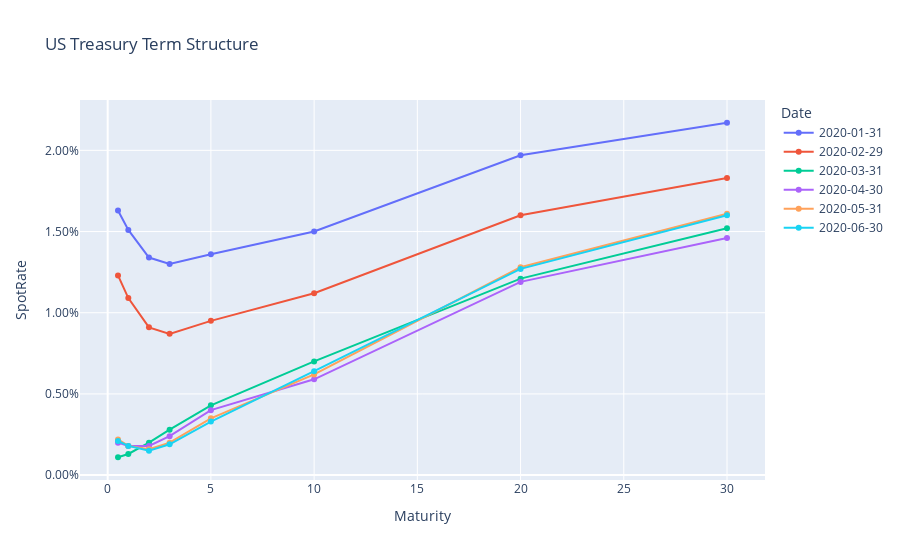

Source (notebook cell):
### Code cell
TSDates = ['20200131','20200229','20200331','20200430','20200531','20200630']
plotDF = TSdf.loc[TSdf["Date"].isin(TSDates),:].reset_index(drop=True)
plotDF["Date"] = plotDF["Date"].dt.date.astype(str)

px.line(plotDF,x="Maturity",y="SpotRate",color="Date",title="US Treasury Term Structure")\
.update_layout(yaxis=dict(tickformat=".2%")).update_traces(mode='lines+markers')

### Figure 1 — Plotly figure (JSON) as saved in the notebook; plotly's stock layout.template omitted (floating-point values rounded to 4 significant figures)
{"data": [{"hovertemplate": "Date=2020-01-31<br>Maturity=%{x}<br>SpotRate=%{y}<extra></extra>", "legendgroup": "2020-01-31", "line": {"color": "#636efa", "dash": "solid"}, "mode": "lines+markers", "name": "2020-01-31", "orientation": "v", "showlegend": true, "type": "scatter", "x": [0.5, 1, 2, 3, 5, 10, 20, 30], "xaxis": "x", "y": [0.0163, 0.0151, 0.0134, 0.013, 0.0136, 0.015, 0.0197, 0.0217], "yaxis": "y"}, {"hovertemplate": "Date=2020-02-29<br>Maturity=%{x}<br>SpotRate=%{y}<extra></extra>", "legendgroup": "2020-02-29", "line": {"color": "#EF553B", "dash": "solid"}, "mode": "lines+markers", "name": "2020-02-29", "orientation": "v", "showlegend": true, "type": "scatter", "x": [0.5, 1, 2, 3, 5, 10, 20, 30], "xaxis": "x", "y": [0.0123, 0.0109, 0.0091, 0.0087, 0.0095, 0.0112, 0.016, 0.0183], "yaxis": "y"}, {"hovertemplate": "Date=2020-03-31<br>Maturity=%{x}<br>SpotRate=%{y}<extra></extra>", "legendgroup": "2020-03-31", "line": {"color": "#00cc96", "dash": "solid"}, "mode": "lines+markers", "name": "2020-03-31", "orientation": "v", "showlegend": true, "type": "scatter", "x": [0.5, 1, 2, 3, 5, 10, 20, 30], "xaxis": "x", "y": [0.0011, 0.0013, 0.002, 0.0028, 0.0043, 0.007, 0.0121, 0.0152], "yaxis": "y"}, {"hovertemplate": "Date=2020-04-30<br>Maturity=%{x}<br>SpotRate=%{y}<extra></extra>", "legendgroup": "2020-04-30", "line": {"color": "#ab63fa", "dash": "solid"}, "mode": "lines+markers", "name": "2020-04-30", "orientation": "v", "showlegend": true, "type": "scatter", "x": [0.5, 1, 2, 3, 5, 10, 20, 30], "xaxis": "x", "y": [0.002, 0.0018, 0.0018, 0.0024, 0.004, 0.0059, 0.0119, 0.0146], "yaxis": "y"}, {"hovertemplate": "Date=2020-05-31<br>Maturity=%{x}<br>SpotRate=%{y}<extra></extra>", "legendgroup": "2020-05-31", "line": {"color": "#FFA15A", "dash": "solid"}, "mode": "lines+markers", "name": "2020-05-31", "orientation": "v", "showlegend": true, "type": "scatter", "x": [0.5, 1, 2, 3, 5, 10, 20, 30], "xaxis": "x", "y": [0.0022, 0.0018, 0.0016, 0.002, 0.0035, 0.0062, 0.0128, 0.0161], "yaxis": "y"}, {"hovertemplate": "Date=2020-06-30<br>Maturity=%{x}<br>SpotRate=%{y}<extra></extra>", "legendgroup": "2020-06-30", "line": {"color": "#19d3f3", "dash": "solid"}, "mode": "lines+markers", "name": "2020-06-30", "orientation": "v", "showlegend": true, "type": "scatter", "x": [0.5, 1, 2, 3, 5, 10, 20, 30], "xaxis": "x", "y": [0.0021, 0.0018, 0.0015, 0.0019, 0.0033, 0.0064, 0.0127, 0.016], "yaxis": "y"}], "layout": {"autosize": true, "legend": {"title": {"text": "Date"}, "tracegroupgap": 0}, "title": {"text": "US Treasury Term Structure"}, "xaxis": {"anchor": "y", "autorange": true, "domain": [0, 1], "range": [-1.339, 31.84], "title": {"text": "Maturity"}, "type": "linear"}, "yaxis": {"anchor": "x", "autorange": true, "domain": [0, 1], "range": [-0.0004089, 0.02321], "tickformat": ".2%", "title": {"text": "SpotRate"}, "type": "linear"}}}
